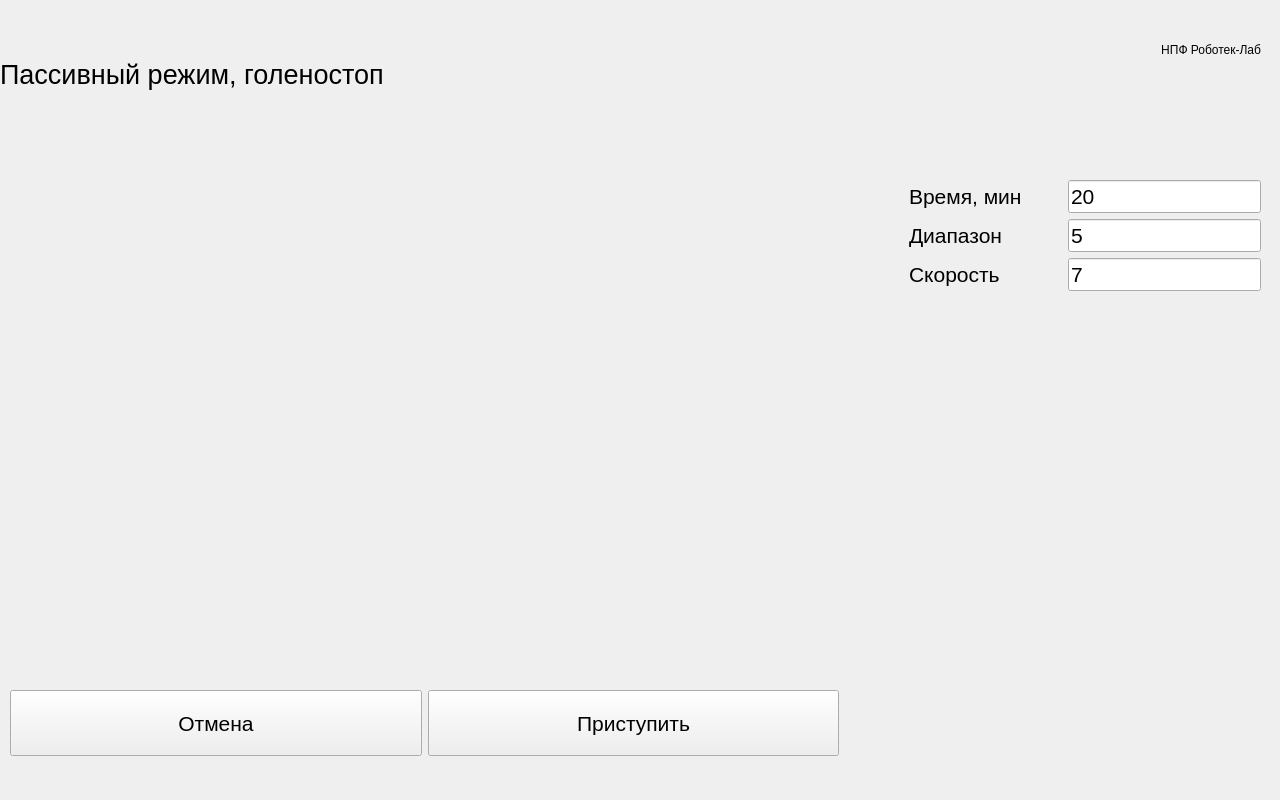
<?xml version="1.0" encoding="UTF-8"?>
<ui version="4.0">
 <class>Ex_AnklePassivePage</class>
 <widget class="QWidget" name="Ex_AnklePassivePage">
  <property name="geometry">
   <rect>
    <x>0</x>
    <y>0</y>
    <width>1280</width>
    <height>800</height>
   </rect>
  </property>
  <property name="windowTitle">
   <string>Form</string>
  </property>
  <widget class="QWidget" name="layoutWidget_3">
   <property name="geometry">
    <rect>
     <x>10</x>
     <y>690</y>
     <width>1241</width>
     <height>66</height>
    </rect>
   </property>
   <layout class="QHBoxLayout" name="horizontalLayout_40">
    <item>
     <widget class="QPushButton" name="pushButton_cancel">
      <property name="sizePolicy">
       <sizepolicy hsizetype="Expanding" vsizetype="Expanding">
        <horstretch>0</horstretch>
        <verstretch>0</verstretch>
       </sizepolicy>
      </property>
      <property name="font">
       <font>
        <pointsize>16</pointsize>
       </font>
      </property>
      <property name="text">
       <string>Отмена</string>
      </property>
     </widget>
    </item>
    <item>
     <widget class="QPushButton" name="pushButton_Exercise">
      <property name="sizePolicy">
       <sizepolicy hsizetype="Expanding" vsizetype="Expanding">
        <horstretch>0</horstretch>
        <verstretch>0</verstretch>
       </sizepolicy>
      </property>
      <property name="font">
       <font>
        <pointsize>16</pointsize>
       </font>
      </property>
      <property name="text">
       <string>Приступить</string>
      </property>
     </widget>
    </item>
    <item>
     <spacer name="horizontalSpacer_46">
      <property name="orientation">
       <enum>Qt::Horizontal</enum>
      </property>
      <property name="sizeHint" stdset="0">
       <size>
        <width>40</width>
        <height>20</height>
       </size>
      </property>
     </spacer>
    </item>
   </layout>
  </widget>
  <widget class="QWidget" name="layoutWidget">
   <property name="geometry">
    <rect>
     <x>0</x>
     <y>40</y>
     <width>1261</width>
     <height>69</height>
    </rect>
   </property>
   <layout class="QHBoxLayout" name="horizontalLayout_35" stretch="0,0,0">
    <item>
     <widget class="QLabel" name="labelAnklePassiveMode">
      <property name="font">
       <font>
        <pointsize>20</pointsize>
       </font>
      </property>
      <property name="text">
       <string>Пассивный режим, голеностоп</string>
      </property>
     </widget>
    </item>
    <item>
     <spacer name="horizontalSpacer_39">
      <property name="orientation">
       <enum>Qt::Horizontal</enum>
      </property>
      <property name="sizeHint" stdset="0">
       <size>
        <width>40</width>
        <height>20</height>
       </size>
      </property>
     </spacer>
    </item>
    <item>
     <layout class="QVBoxLayout" name="verticalLayout_13">
      <property name="sizeConstraint">
       <enum>QLayout::SetFixedSize</enum>
      </property>
      <item>
       <widget class="QLabel" name="label_27">
        <property name="sizePolicy">
         <sizepolicy hsizetype="Fixed" vsizetype="Fixed">
          <horstretch>0</horstretch>
          <verstretch>0</verstretch>
         </sizepolicy>
        </property>
        <property name="minimumSize">
         <size>
          <width>200</width>
          <height>20</height>
         </size>
        </property>
        <property name="maximumSize">
         <size>
          <width>200</width>
          <height>20</height>
         </size>
        </property>
        <property name="text">
         <string>НПФ Роботек-Лаб</string>
        </property>
        <property name="alignment">
         <set>Qt::AlignRight|Qt::AlignTrailing|Qt::AlignVCenter</set>
        </property>
       </widget>
      </item>
      <item>
       <spacer name="verticalSpacer_9">
        <property name="orientation">
         <enum>Qt::Vertical</enum>
        </property>
        <property name="sizeHint" stdset="0">
         <size>
          <width>17</width>
          <height>13</height>
         </size>
        </property>
       </spacer>
      </item>
      <item>
       <widget class="QLabel" name="label_operator_5">
        <property name="sizePolicy">
         <sizepolicy hsizetype="Fixed" vsizetype="Fixed">
          <horstretch>0</horstretch>
          <verstretch>0</verstretch>
         </sizepolicy>
        </property>
        <property name="minimumSize">
         <size>
          <width>200</width>
          <height>20</height>
         </size>
        </property>
        <property name="maximumSize">
         <size>
          <width>200</width>
          <height>20</height>
         </size>
        </property>
        <property name="text">
         <string/>
        </property>
        <property name="alignment">
         <set>Qt::AlignRight|Qt::AlignTrailing|Qt::AlignVCenter</set>
        </property>
       </widget>
      </item>
     </layout>
    </item>
   </layout>
  </widget>
  <widget class="QWidget" name="layoutWidget_2">
   <property name="geometry">
    <rect>
     <x>0</x>
     <y>180</y>
     <width>1261</width>
     <height>484</height>
    </rect>
   </property>
   <layout class="QHBoxLayout" name="horizontalLayout_11">
    <item>
     <spacer name="horizontalSpacer_10">
      <property name="orientation">
       <enum>Qt::Horizontal</enum>
      </property>
      <property name="sizeHint" stdset="0">
       <size>
        <width>40</width>
        <height>20</height>
       </size>
      </property>
     </spacer>
    </item>
    <item>
     <layout class="QVBoxLayout" name="verticalLayout_14">
      <item>
       <widget class="QLabel" name="label_Leg">
        <property name="minimumSize">
         <size>
          <width>854</width>
          <height>480</height>
         </size>
        </property>
        <property name="maximumSize">
         <size>
          <width>854</width>
          <height>480</height>
         </size>
        </property>
        <property name="text">
         <string/>
        </property>
       </widget>
      </item>
     </layout>
    </item>
    <item>
     <layout class="QVBoxLayout" name="verticalLayout_15">
      <item>
       <layout class="QHBoxLayout" name="horizontalLayout_36">
        <item>
         <widget class="QLabel" name="labelTime">
          <property name="font">
           <font>
            <pointsize>16</pointsize>
           </font>
          </property>
          <property name="text">
           <string>Время, мин</string>
          </property>
         </widget>
        </item>
        <item>
         <spacer name="horizontalSpacer_40">
          <property name="orientation">
           <enum>Qt::Horizontal</enum>
          </property>
          <property name="sizeHint" stdset="0">
           <size>
            <width>40</width>
            <height>20</height>
           </size>
          </property>
         </spacer>
        </item>
        <item>
         <widget class="QLineEdit" name="lineEdit_exercise_Duration">
          <property name="font">
           <font>
            <pointsize>16</pointsize>
           </font>
          </property>
          <property name="text">
           <string>20</string>
          </property>
          <property name="alignment">
           <set>Qt::AlignLeading|Qt::AlignLeft|Qt::AlignVCenter</set>
          </property>
         </widget>
        </item>
       </layout>
      </item>
      <item>
       <layout class="QHBoxLayout" name="horizontalLayout_37">
        <item>
         <widget class="QLabel" name="labelRange">
          <property name="font">
           <font>
            <pointsize>16</pointsize>
           </font>
          </property>
          <property name="text">
           <string>Диапазон</string>
          </property>
         </widget>
        </item>
        <item>
         <spacer name="horizontalSpacer_41">
          <property name="orientation">
           <enum>Qt::Horizontal</enum>
          </property>
          <property name="sizeHint" stdset="0">
           <size>
            <width>40</width>
            <height>20</height>
           </size>
          </property>
         </spacer>
        </item>
        <item>
         <widget class="QLineEdit" name="lineEdit_range">
          <property name="font">
           <font>
            <pointsize>16</pointsize>
           </font>
          </property>
          <property name="text">
           <string>5</string>
          </property>
         </widget>
        </item>
       </layout>
      </item>
      <item>
       <layout class="QHBoxLayout" name="horizontalLayout_38">
        <item>
         <widget class="QLabel" name="labelSpeed">
          <property name="font">
           <font>
            <pointsize>16</pointsize>
           </font>
          </property>
          <property name="text">
           <string>Скорость</string>
          </property>
         </widget>
        </item>
        <item>
         <spacer name="horizontalSpacer_42">
          <property name="orientation">
           <enum>Qt::Horizontal</enum>
          </property>
          <property name="sizeHint" stdset="0">
           <size>
            <width>40</width>
            <height>20</height>
           </size>
          </property>
         </spacer>
        </item>
        <item>
         <widget class="QLineEdit" name="lineEdit_speed_Settings">
          <property name="font">
           <font>
            <pointsize>16</pointsize>
           </font>
          </property>
          <property name="text">
           <string>7</string>
          </property>
         </widget>
        </item>
       </layout>
      </item>
      <item>
       <spacer name="verticalSpacer_11">
        <property name="orientation">
         <enum>Qt::Vertical</enum>
        </property>
        <property name="sizeHint" stdset="0">
         <size>
          <width>20</width>
          <height>40</height>
         </size>
        </property>
       </spacer>
      </item>
     </layout>
    </item>
   </layout>
  </widget>
 </widget>
 <resources/>
 <connections/>
</ui>
